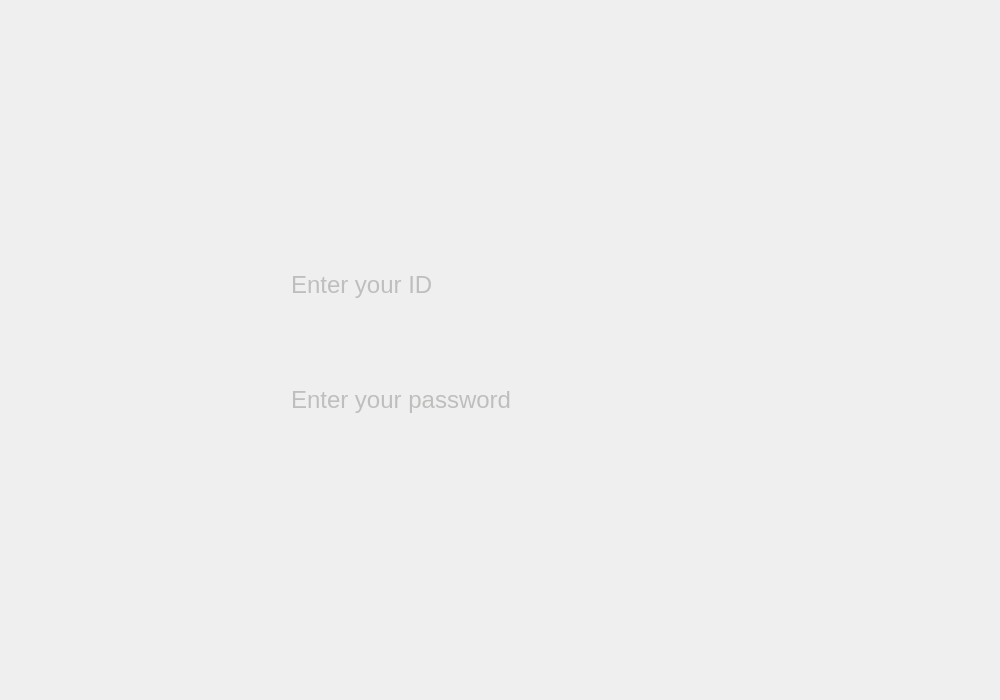
<?xml version="1.0" encoding="UTF-8"?>
<ui version="4.0">
 <class>loginWindow</class>
 <widget class="QDialog" name="loginWindow">
  <property name="geometry">
   <rect>
    <x>0</x>
    <y>0</y>
    <width>1000</width>
    <height>700</height>
   </rect>
  </property>
  <property name="minimumSize">
   <size>
    <width>1000</width>
    <height>700</height>
   </size>
  </property>
  <property name="maximumSize">
   <size>
    <width>1000</width>
    <height>700</height>
   </size>
  </property>
  <property name="windowTitle">
   <string>user login</string>
  </property>
  <widget class="QLabel" name="label">
   <property name="geometry">
    <rect>
     <x>0</x>
     <y>0</y>
     <width>1000</width>
     <height>700</height>
    </rect>
   </property>
   <property name="text">
    <string/>
   </property>
   <property name="pixmap">
    <pixmap resource="sources.qrc">:/Images/template_Login.png</pixmap>
   </property>
  </widget>
  <widget class="QPushButton" name="loginButton">
   <property name="geometry">
    <rect>
     <x>400</x>
     <y>490</y>
     <width>201</width>
     <height>81</height>
    </rect>
   </property>
   <property name="cursor">
    <cursorShape>PointingHandCursor</cursorShape>
   </property>
   <property name="styleSheet">
    <string notr="true">QPushButton{
background : transparent;
border-radius:10px;
}

QPushButton::hover{
background:rgba(255, 255, 255, 50);
}</string>
   </property>
   <property name="text">
    <string/>
   </property>
  </widget>
  <widget class="QLineEdit" name="ID_area">
   <property name="geometry">
    <rect>
     <x>264</x>
     <y>245</y>
     <width>576</width>
     <height>80</height>
    </rect>
   </property>
   <property name="styleSheet">
    <string notr="true">QLineEdit{
background:transparent;
border-radius:45px;
padding:25px;
font-size:24px;
	font: 700 14pt &quot;Segoe UI&quot;;
color:rgb(143, 142, 138);
}</string>
   </property>
   <property name="text">
    <string/>
   </property>
   <property name="placeholderText">
    <string>Enter your ID</string>
   </property>
  </widget>
  <widget class="QLineEdit" name="password_area">
   <property name="geometry">
    <rect>
     <x>264</x>
     <y>360</y>
     <width>501</width>
     <height>80</height>
    </rect>
   </property>
   <property name="styleSheet">
    <string notr="true">QLineEdit{
background:transparent;
border-radius:45px;
padding:25px;
font-size:24px;
	font: 700 14pt &quot;Segoe UI&quot;;
color:rgb(143, 142, 138);
}</string>
   </property>
   <property name="text">
    <string/>
   </property>
   <property name="placeholderText">
    <string>Enter your password</string>
   </property>
  </widget>
  <widget class="QPushButton" name="showPasswordButton">
   <property name="geometry">
    <rect>
     <x>760</x>
     <y>380</y>
     <width>61</width>
     <height>41</height>
    </rect>
   </property>
   <property name="cursor">
    <cursorShape>PointingHandCursor</cursorShape>
   </property>
   <property name="styleSheet">
    <string notr="true">QPushButton{
background : transparent;
border-radius:10px;
}

QPushButton::hover{
background:rgba(255, 255, 255, 50);
}</string>
   </property>
   <property name="text">
    <string/>
   </property>
  </widget>
 </widget>
 <resources>
  <include location="sources.qrc"/>
 </resources>
 <connections/>
</ui>
